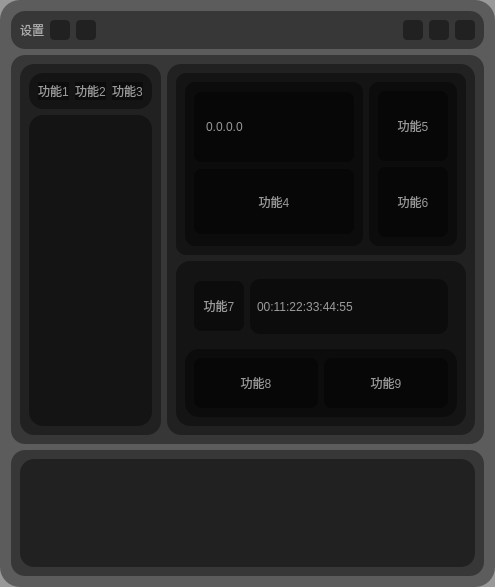
<?xml version="1.0" encoding="UTF-8"?>
<ui version="4.0">
 <class>Form</class>
 <widget class="QWidget" name="Form">
  <property name="geometry">
   <rect>
    <x>0</x>
    <y>0</y>
    <width>475</width>
    <height>561</height>
   </rect>
  </property>
  <property name="windowTitle">
   <string>Form</string>
  </property>
  <property name="styleSheet">
   <string notr="true">background-color:rgba(0,0,0,0.4);
border-radius:20px;
color:rgba(255,255,255,150);</string>
  </property>
  <layout class="QVBoxLayout" name="verticalLayout" stretch="1,8,3">
   <item>
    <widget class="QWidget" name="widget" native="true">
     <property name="styleSheet">
      <string notr="true">QWidget{
	font: 75 25pt &quot;Bahnschrift Condensed&quot;;
		border-radius:14px;
		background-color:rgba(0,0,0,0.4);
		
	}
QPushButton{
	width:20px;
	height:20px;
	border-radius:4px;
}
QPushButton:hover{
	background-color:rgba(255,255,255,0.4);
}
QPushButton:pressed{
	background-color:rgba(0,0,0);
}</string>
     </property>
     <layout class="QHBoxLayout" name="horizontalLayout">
      <item>
       <widget class="QLabel" name="label">
        <property name="styleSheet">
         <string notr="true">background-color:rgba(0,0,0,0);
font: 75 20pt &quot;Bahnschrift Condensed&quot;;</string>
        </property>
        <property name="text">
         <string>设置</string>
        </property>
       </widget>
      </item>
      <item>
       <widget class="QPushButton" name="pushButton">
        <property name="text">
         <string/>
        </property>
       </widget>
      </item>
      <item>
       <widget class="QPushButton" name="pushButton_2">
        <property name="text">
         <string/>
        </property>
       </widget>
      </item>
      <item>
       <spacer name="horizontalSpacer">
        <property name="orientation">
         <enum>Qt::Horizontal</enum>
        </property>
        <property name="sizeHint" stdset="0">
         <size>
          <width>40</width>
          <height>20</height>
         </size>
        </property>
       </spacer>
      </item>
      <item>
       <widget class="QPushButton" name="pushButton_3">
        <property name="text">
         <string/>
        </property>
       </widget>
      </item>
      <item>
       <widget class="QPushButton" name="pushButton_4">
        <property name="text">
         <string/>
        </property>
       </widget>
      </item>
      <item>
       <widget class="QPushButton" name="pushButton_5">
        <property name="text">
         <string/>
        </property>
       </widget>
      </item>
     </layout>
    </widget>
   </item>
   <item>
    <widget class="QWidget" name="widget_2" native="true">
     <property name="styleSheet">
      <string notr="true">QWidget{
		border-radius:14px;
		background-color:rgba(0,0,0,0.4);
		
	}
</string>
     </property>
     <layout class="QHBoxLayout" name="horizontalLayout_2" stretch="2,4">
      <item>
       <widget class="QWidget" name="widget_3" native="true">
        <layout class="QVBoxLayout" name="verticalLayout_2">
         <item>
          <widget class="QWidget" name="widget_6" native="true">
           <layout class="QHBoxLayout" name="horizontalLayout_3">
            <item>
             <widget class="QPushButton" name="pushButton_6">
              <property name="text">
               <string>功能1</string>
              </property>
             </widget>
            </item>
            <item>
             <widget class="QPushButton" name="pushButton_7">
              <property name="text">
               <string>功能2</string>
              </property>
             </widget>
            </item>
            <item>
             <widget class="QPushButton" name="pushButton_8">
              <property name="text">
               <string>功能3</string>
              </property>
             </widget>
            </item>
           </layout>
          </widget>
         </item>
         <item>
          <widget class="QListWidget" name="listWidget"/>
         </item>
        </layout>
       </widget>
      </item>
      <item>
       <widget class="QWidget" name="widget_4" native="true">
        <layout class="QVBoxLayout" name="verticalLayout_3">
         <item>
          <widget class="QWidget" name="widget_7" native="true">
           <property name="styleSheet">
            <string notr="true">border-radius:10px;</string>
           </property>
           <layout class="QHBoxLayout" name="horizontalLayout_4">
            <item>
             <widget class="QWidget" name="widget_9" native="true">
              <property name="styleSheet">
               <string notr="true">QPushButton{
	font: 75 14pt &quot;Bahnschrift Condensed&quot;;
	width:150px;
	height:65px;
	border-radius:7px;
}
QPushButton:hover{
	background-color:rgba(255,255,255,0.4);
}
QPushButton:pressed{
	background-color:rgba(0,0,0);
}

QLineEdit{
	padding:10px;
	font: 75 14pt &quot;Bahnschrift Condensed&quot;;
	width:140px;
	height:50px;
	border-radius:7px;
}
QLineEdit:hover{
	background-color:rgba(200,200,200,0.4);
}
QLineEdit:focus{
	background-color:rgba(0,0,0,0.4);
}</string>
              </property>
              <layout class="QVBoxLayout" name="verticalLayout_4">
               <item>
                <widget class="QLineEdit" name="lineEdit">
                 <property name="text">
                  <string>0.0.0.0</string>
                 </property>
                </widget>
               </item>
               <item>
                <widget class="QPushButton" name="pushButton_9">
                 <property name="text">
                  <string>功能4</string>
                 </property>
                </widget>
               </item>
              </layout>
             </widget>
            </item>
            <item>
             <widget class="QWidget" name="widget_10" native="true">
              <property name="styleSheet">
               <string notr="true">QPushButton{
	font: 75 10pt &quot;Bahnschrift Condensed&quot;;
	width:50px;
	height:50px;
	border-radius:7px;
	padding:10px;
}
QPushButton:hover{
	background-color:rgba(255,255,255,0.4);
}
QPushButton:pressed{
	background-color:rgba(0,0,0);
}</string>
              </property>
              <layout class="QVBoxLayout" name="verticalLayout_5">
               <item>
                <widget class="QPushButton" name="pushButton_10">
                 <property name="text">
                  <string>功能5</string>
                 </property>
                </widget>
               </item>
               <item>
                <widget class="QPushButton" name="pushButton_11">
                 <property name="text">
                  <string>功能6</string>
                 </property>
                </widget>
               </item>
              </layout>
             </widget>
            </item>
           </layout>
          </widget>
         </item>
         <item>
          <widget class="QWidget" name="widget_8" native="true">
           <layout class="QVBoxLayout" name="verticalLayout_6">
            <item>
             <widget class="QWidget" name="widget_12" native="true">
              <property name="styleSheet">
               <string notr="true">background-color:rgba(0,0,0,0)</string>
              </property>
              <layout class="QHBoxLayout" name="horizontalLayout_5">
               <item>
                <widget class="QPushButton" name="pushButton_12">
                 <property name="styleSheet">
                  <string notr="true">QPushButton{
	font: 75 12pt &quot;Bahnschrift Condensed&quot;;
	width:50px;
	height:50px;
	border-radius:7px;
	background-color:rgba(0,0,0,0.4);
}
QPushButton:hover{
	background-color:rgba(255,255,255,0.4);
}
QPushButton:pressed{
	background-color:rgba(0,0,0);
}</string>
                 </property>
                 <property name="text">
                  <string>功能7</string>
                 </property>
                </widget>
               </item>
               <item>
                <widget class="QLineEdit" name="lineEdit_2">
                 <property name="styleSheet">
                  <string notr="true">QLineEdit{
	font: 75 14pt &quot;Bahnschrift Condensed&quot;;
	background-color:rgba(0,0,0,0.4);
	height:45px;
	border-radius:10px;
	padding:5px;
}
QLineEdit:hover{
	background-color:rgba(200,200,200,0.4);
}
QLineEdit:focus{
	background-color:rgba(0,0,0,0.4);
}</string>
                 </property>
                 <property name="text">
                  <string>00:11:22:33:44:55</string>
                 </property>
                </widget>
               </item>
              </layout>
             </widget>
            </item>
            <item>
             <widget class="QWidget" name="widget_11" native="true">
              <layout class="QHBoxLayout" name="horizontalLayout_6">
               <item>
                <widget class="QPushButton" name="pushButton_13">
                 <property name="styleSheet">
                  <string notr="true">QPushButton{
	font: 75 12pt &quot;Bahnschrift Condensed&quot;;
	width:50px;
	height:50px;
	border-radius:7px;
	background-color:rgba(0,0,0,0.4);
}
QPushButton:hover{
	background-color:rgba(255,255,255,0.4);
}
QPushButton:pressed{
	background-color:rgba(0,0,0);
}</string>
                 </property>
                 <property name="text">
                  <string>功能8</string>
                 </property>
                </widget>
               </item>
               <item>
                <widget class="QPushButton" name="pushButton_14">
                 <property name="styleSheet">
                  <string notr="true">QPushButton{
	font: 75 12pt &quot;Bahnschrift Condensed&quot;;
	width:50px;
	height:50px;
	border-radius:7px;
	background-color:rgba(0,0,0,0.4);
}
QPushButton:hover{
	background-color:rgba(255,255,255,0.4);
}
QPushButton:pressed{
	background-color:rgba(0,0,0);
}</string>
                 </property>
                 <property name="text">
                  <string>功能9</string>
                 </property>
                </widget>
               </item>
              </layout>
             </widget>
            </item>
           </layout>
          </widget>
         </item>
        </layout>
       </widget>
      </item>
     </layout>
    </widget>
   </item>
   <item>
    <widget class="QWidget" name="widget_5" native="true">
     <property name="styleSheet">
      <string notr="true">QWidget{
	font: 75 15pt &quot;Bahnschrift Condensed&quot;;
		border-radius:14px;
		background-color:rgba(0,0,0,0.4);
		
	}
QPushButton{
	width:100px;
	height:20px;
	border-radius:14px;
}
QPushButton:hover{
	background-color:rgba(255,255,255,0.4);
}
QPushButton:pressed{
	background-color:rgba(0,0,0);
}</string>
     </property>
     <layout class="QHBoxLayout" name="horizontalLayout_7">
      <item>
       <widget class="QTextBrowser" name="textBrowser">
        <property name="styleSheet">
         <string notr="true">QTextBrowser{
	font: 75 16pt &quot;Bahnschrift Condensed&quot;;
	padding:20px;
	
}

/*设置垂直滚动条基本样式*/
QScrollBar:vertical {
    width: 8px;
    background: rgba(0,0,0,0%);
    margin: 0px,0px,0px,0px;
    /*留出9px给上面和下面的箭头*/


}

QScrollBar::handle:vertical {
    width: 8px;
    background: rgba(0,0,0,25%);
    /*滚动条两端变成椭圆 */
    border-radius: 4px;
    min-height: 20;
}

QScrollBar::handle:vertical:hover {
    width: 8px;
    /*鼠标放到滚动条上的时候，颜色变深*/
    background: rgba(0,0,0,50%);
    border-radius: 4px;
    min-height: 20;
}

/*这个应该是设置下箭头的，3.png就是箭头*/
QScrollBar::add-line:vertical 
{
    height: 9px;
    width: 8px;
    border-image: url(:/image/123.png);
    subcontrol-position: bottom;
}

/*设置上箭头 */
QScrollBar::sub-line:vertical 
{
    height: 9px;
    width: 8px;
    border-image: url(:/image/123.png);
    subcontrol-position: top;
}

/*当鼠标放到下箭头上的时候 */
QScrollBar::add-line:vertical:hover 
{
    height: 9px;
    width: 8px;
    border-image: url(:/image/456.png);
    subcontrol-position: bottom;
}

/*当鼠标放到下箭头上的时候*/
QScrollBar::sub-line:vertical:hover 
{
    height: 9px;
    width: 8px;
    border-image: url(:/image/456.png);
    subcontrol-position: top;
}


/*当滚动条滚动的时候，上面的部分和下面的部分*/
QScrollBar::sub-page:vertical {
    background: rgb(78,0,80);
    border-radius: 4px;
}

QScrollBar::add-page:vertical 
{
    background: rgb(78,0,80);
    border-radius: 4px;
}

</string>
        </property>
       </widget>
      </item>
     </layout>
    </widget>
   </item>
  </layout>
 </widget>
 <resources/>
 <connections/>
</ui>
